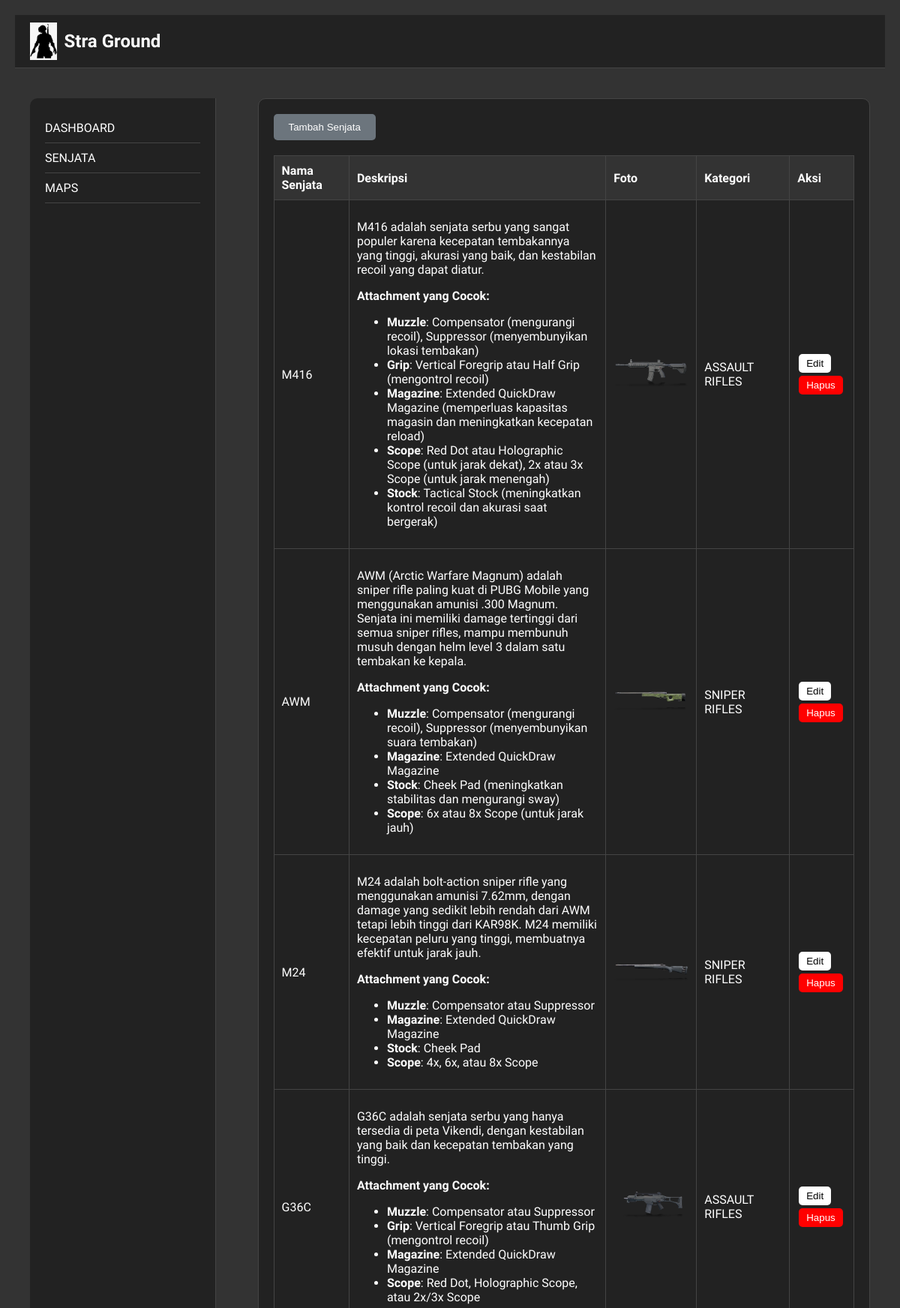
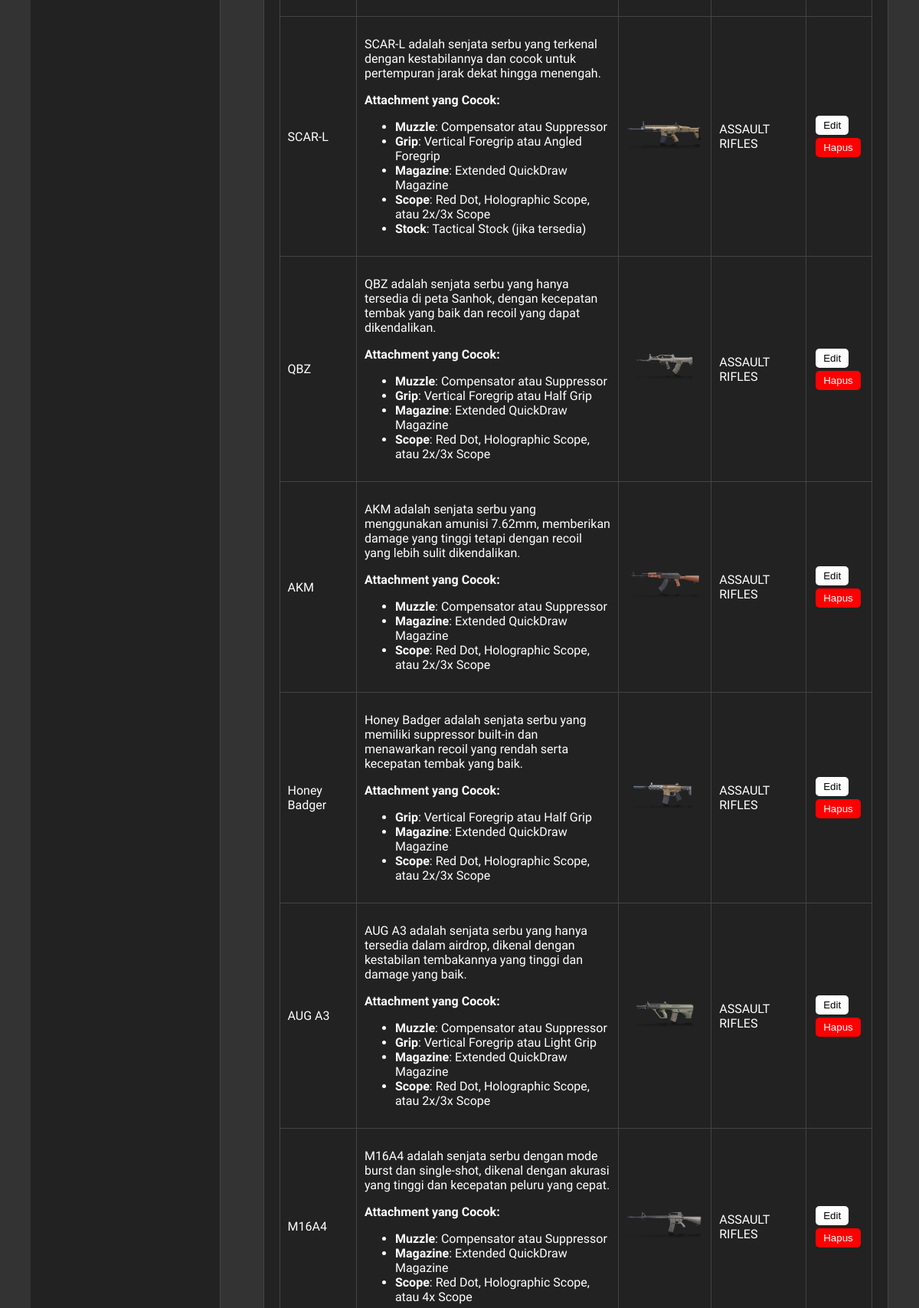
The page /Straground2/dashboard_admin_senjata.php (upper part) on the database its author committed (2 pictures, top to bottom).
### tables this page shows
CREATE TABLE `senjata` (
  `id` int(11) NOT NULL,
  `nama` varchar(255) NOT NULL,
  `deskripsi` text NOT NULL,
  `gambar` varchar(255) NOT NULL,
  `idkategori` int(11) DEFAULT NULL,
  `digunakan` int(11) DEFAULT 0,
  `tidak_digunakan` int(11) DEFAULT 0
);

CREATE TABLE `kategori` (
  `id` int(11) NOT NULL,
  `nama` varchar(255) NOT NULL
);

### Straground2/dashboard_admin_senjata.php (the view, shortened to what this page needs)
<!DOCTYPE html>
<html lang="en">
<head>
    <link rel="stylesheet" href="dashboard_admin_senjata.css">
</head>
<body>
    <div class="container">
        <header>
            <div class="logo">
                <img src="gambar/logo.png" alt="Logo">
                <h1>Stra Ground</h1>
            </div>
        </header>
        <main>
            <div class="sidebar">
                <a href="dashboard_admin.php">DASHBOARD</a>
                <a href="#">SENJATA</a>
                <a href="dashboard_admin_map.php">MAPS</a>
            </div>
            <div class="content">
                <button onclick="window.location.href='tambah_senjata.php'" class="btn-add">Tambah Senjata</button>
                <table>
                    <thead>
                        <tr>
                            <th>Nama Senjata</th>
                            <th>Deskripsi</th>
                            <th>Foto</th>
                            <th>Kategori</th>
                            <th>Aksi</th>
                        </tr>
                    </thead>
                    <tbody>
                        <?php
                        $conn = dbConnect();
                        $sql = "SELECT senjata.id, senjata.nama, senjata.deskripsi, senjata.gambar, kategori.nama AS kategori
                                FROM senjata
                                LEFT JOIN kategori ON senjata.idkategori = kategori.id";
                        $result = $conn->query($sql);
                        if ($result->num_rows > 0) {
                            while($row = $result->fetch_assoc()) {
                                ?>
                                <tr>
                                    <td><?php echo $row["nama"]; ?></td>
                                    <td><?php echo $row["deskripsi"]; ?></td>
                                    <td><img src="gambar/<?php echo $row["gambar"]; ?>" alt="<?php echo $row["nama"]; ?>" width="100"></td>
                                    <td><?php echo $row["kategori"]; ?></td>
                                    <td>
                                        <form method="GET" action="editS.php" style="display:inline;">
                                            <button type="submit" class="btn-edit">Edit</button>
                                        </form>
                                        <form method="POST" action="hapus_senjata.php" style="display:inline;">
                                            <button type="submit" class="btn-delete" onclick="return confirm('Apakah Anda yakin ingin menghapus <?php echo $row["nama"]; ?>?')">Hapus</button>
                                        </form>
                                    </td>
                                </tr>
                                <?php
                            }
                        } else {
                            ?>
                            <tr><td colspan="5">Tidak ada data</td></tr>
                            <?php
                        }
                        ?>
                    </tbody>
                </table>
            </div>
        </main>
    </div>
</body>
</html>

### Straground2/dashboard_admin_senjata.css (style rules this page uses)
body { font-family: 'Aldrich', sans-serif; background: url('gambar/background.png') no-repeat center center fixed; background-size: cover; color: #fff; margin: 0; padding: 0; }
.container { width: 100%; padding: 20px; background: rgba(0, 0, 0, 0.8); box-sizing: border-box; position: relative; }
header { display: flex; justify-content: space-between; align-items: center; padding: 10px 20px; background-color: #222; border-bottom: 1px solid #444; }
header .logo { display: flex; align-items: center; }
header .logo img { height: 50px; margin-right: 10px; }
header .logo h1 { font-size: 24px; margin: 0; }
main { display: flex; padding: 40px 20px; }
.sidebar { width: 20%; background-color: #222; padding: 20px; border-right: 1px solid #444; border-radius: 10px 0 0 10px; }
.sidebar a { color: #fff; text-decoration: none; display: flex; align-items: center; padding: 10px 0; border-bottom: 1px solid #444; }
.content { width: 75%; margin-left: 5%; padding: 20px; background-color: #222; border-radius: 10px; border: 1px solid #444; }
.content table { width: 100%; border-collapse: collapse; margin-bottom: 20px; }
.content table, .content th, .content td { border: 1px solid #444; }
.content th, .content td { padding: 10px; text-align: left; }
.content th { background-color: #333; }
.content img { max-width: 100px; border-radius: 5px; }
.btn-add { background-color: #6c757d; color: white; padding: 10px 20px; border: none; border-radius: 5px; cursor: pointer; margin-bottom: 20px; }
.btn-edit { background-color: white; color: black; padding: 5px 10px; border: none; border-radius: 5px; cursor: pointer; margin: 2px; }
.btn-delete { background-color: red; color: white; padding: 5px 10px; border: none; border-radius: 5px; cursor: pointer; margin: 2px; }

### rows shown on the page
senjata: nama "M416", deskripsi "M416 adalah senjata serbu yang sangat populer karena kecepatan tembakannya yang tinggi, akurasi yang baik, dan kestabilan recoil yang dapat diatur. Attachment yang Cocok: Muzzle : Compensator (mengurangi recoil), Suppressor (menyembunyikan lokasi tembakan) Grip : Vertical Foregrip atau Half Grip (mengontrol recoil) Magazine : Extended QuickDraw Magazine (memperluas kapasitas magasin dan meningkatkan kecepatan reload) Scope : Red Dot atau Holographic Scope (untuk jarak dekat), 2x atau 3x Scope (untuk jarak menengah) Stock : Tactical Stock (meningkatkan kontrol recoil dan akurasi saat bergerak)", gambar (picture), idkategori.nama "ASSAULT RIFLES"
senjata: nama "AWM", deskripsi "AWM (Arctic Warfare Magnum) adalah sniper rifle paling kuat di PUBG Mobile yang menggunakan amunisi .300 Magnum. Senjata ini memiliki damage tertinggi dari semua sniper rifles, mampu membunuh musuh dengan helm level 3 dalam satu tembakan ke kepala. Attachment yang Cocok: Muzzle : Compensator (mengurangi recoil), Suppressor (menyembunyikan suara tembakan) Magazine : Extended QuickDraw Magazine Stock : Cheek Pad (meningkatkan stabilitas dan mengurangi sway) Scope : 6x atau 8x Scope (untuk jarak jauh)", gambar (picture), idkategori.nama "SNIPER RIFLES"
senjata: nama "M24", deskripsi "M24 adalah bolt-action sniper rifle yang menggunakan amunisi 7.62mm, dengan damage yang sedikit lebih rendah dari AWM tetapi lebih tinggi dari KAR98K. M24 memiliki kecepatan peluru yang tinggi, membuatnya efektif untuk jarak jauh. Attachment yang Cocok: Muzzle : Compensator atau Suppressor Magazine : Extended QuickDraw Magazine Stock : Cheek Pad Scope : 4x, 6x, atau 8x Scope", gambar (picture), idkategori.nama "SNIPER RIFLES"
senjata: nama "G36C", deskripsi "G36C adalah senjata serbu yang hanya tersedia di peta Vikendi, dengan kestabilan yang baik dan kecepatan tembakan yang tinggi. Attachment yang Cocok: Muzzle : Compensator atau Suppressor Grip : Vertical Foregrip atau Thumb Grip (mengontrol recoil) Magazine : Extended QuickDraw Magazine Scope : Red Dot, Holographic Scope, atau 2x/3x Scope", gambar (picture), idkategori.nama "ASSAULT RIFLES"
senjata: nama "SCAR-L", deskripsi "SCAR-L adalah senjata serbu yang terkenal dengan kestabilannya dan cocok untuk pertempuran jarak dekat hingga menengah. Attachment yang Cocok: Muzzle : Compensator atau Suppressor Grip : Vertical Foregrip atau Angled Foregrip Magazine : Extended QuickDraw Magazine Scope : Red Dot, Holographic Scope, atau 2x/3x Scope Stock : Tactical Stock (jika tersedia)", gambar (picture), idkategori.nama "ASSAULT RIFLES"
senjata: nama "QBZ", deskripsi "QBZ adalah senjata serbu yang hanya tersedia di peta Sanhok, dengan kecepatan tembak yang baik dan recoil yang dapat dikendalikan. Attachment yang Cocok: Muzzle : Compensator atau Suppressor Grip : Vertical Foregrip atau Half Grip Magazine : Extended QuickDraw Magazine Scope : Red Dot, Holographic Scope, atau 2x/3x Scope", gambar (picture), idkategori.nama "ASSAULT RIFLES"
senjata: nama "AKM", deskripsi "AKM adalah senjata serbu yang menggunakan amunisi 7.62mm, memberikan damage yang tinggi tetapi dengan recoil yang lebih sulit dikendalikan. Attachment yang Cocok: Muzzle : Compensator atau Suppressor Magazine : Extended QuickDraw Magazine Scope : Red Dot, Holographic Scope, atau 2x/3x Scope", gambar (picture), idkategori.nama "ASSAULT RIFLES"
senjata: nama "Honey Badger", deskripsi "Honey Badger adalah senjata serbu yang memiliki suppressor built-in dan menawarkan recoil yang rendah serta kecepatan tembak yang baik. Attachment yang Cocok: Grip : Vertical Foregrip atau Half Grip Magazine : Extended QuickDraw Magazine Scope : Red Dot, Holographic Scope, atau 2x/3x Scope", gambar (picture), idkategori.nama "ASSAULT RIFLES"
senjata: nama "AUG A3", deskripsi "AUG A3 adalah senjata serbu yang hanya tersedia dalam airdrop, dikenal dengan kestabilan tembakannya yang tinggi dan damage yang baik. Attachment yang Cocok: Muzzle : Compensator atau Suppressor Grip : Vertical Foregrip atau Light Grip Magazine : Extended QuickDraw Magazine Scope : Red Dot, Holographic Scope, atau 2x/3x Scope", gambar (picture), idkategori.nama "ASSAULT RIFLES"
senjata: nama "M16A4", deskripsi "M16A4 adalah senjata serbu dengan mode burst dan single-shot, dikenal dengan akurasi yang tinggi dan kecepatan peluru yang cepat. Attachment yang Cocok: Muzzle : Compensator atau Suppressor Magazine : Extended QuickDraw Magazine Scope : Red Dot, Holographic Scope, atau 4x Scope", gambar (picture), idkategori.nama "ASSAULT RIFLES"
